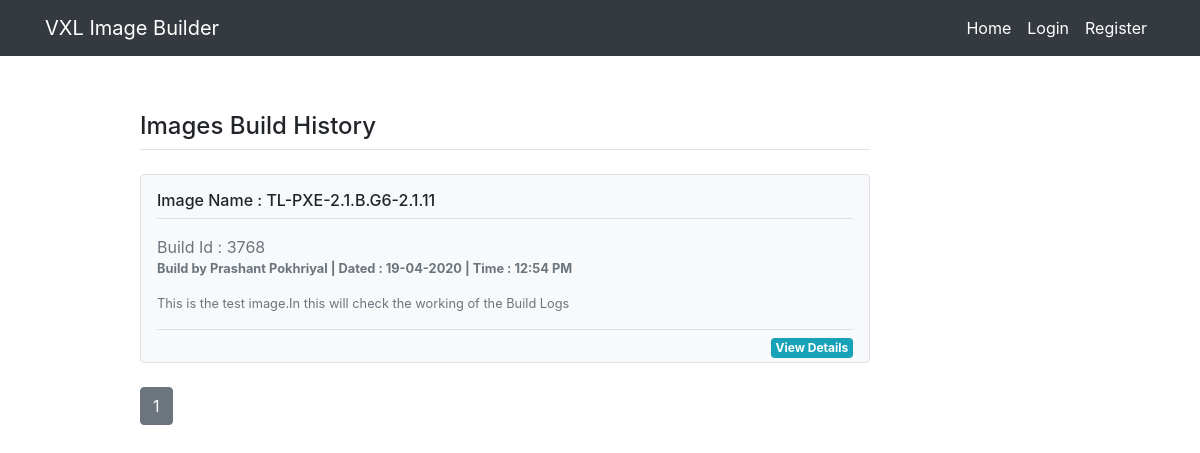
Before: / with the older database file.
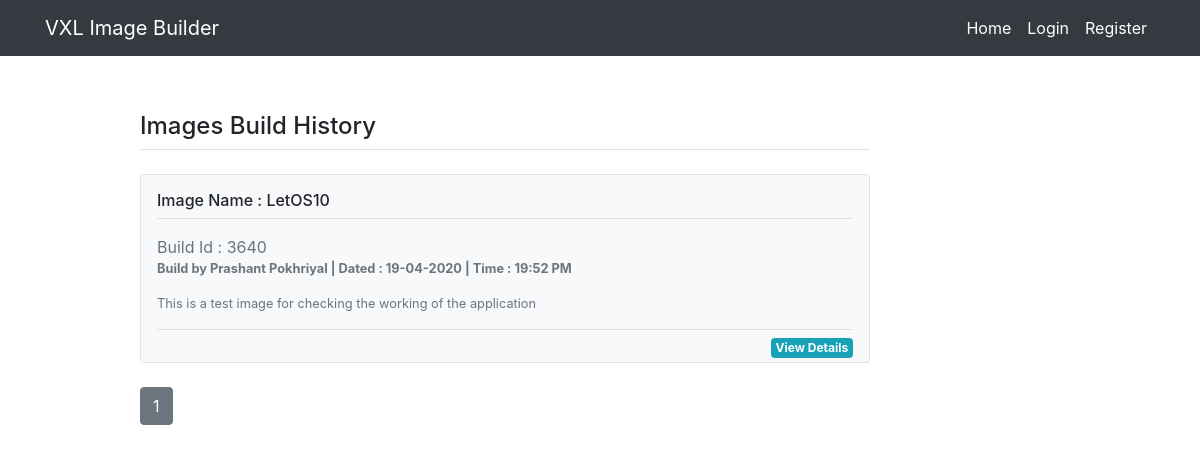
After: the same page with the newer database file.
### imagebuilder/models.py (models this page shows, shortened)
class New_Image_Build(db.Model):
	id = db.Column(db.Integer,primary_key=True)
	imggenid = db.Column(db.Integer,unique=True,nullable=False)
	new_img_name = db.Column(db.String(100),nullable=False)
	date_posted = db.Column(db.DateTime(),nullable=False,default=datetime.now)
	description = db.Column(db.Text,nullable=False)
	final_img_url = db.Column(db.String(100),nullable=False)
	user_id = db.Column(db.Integer, db.ForeignKey('user.id'))

class User(db.Model,UserMixin):
	id = db.Column(db.Integer,primary_key=True)
	username = db.Column(db.String(20),unique=True,nullable=False)
	email = db.Column(db.String(120),unique=True,nullable=False)
	password = db.Column(db.String(60),nullable=False)
	password_decrypted = db.Column(db.String(60),nullable=False)
	reg_tc = db.relationship('Registered_TC',backref='register_tc_host',lazy=True,cascade='all,delete-orphan')
	new_img_build = db.relationship('New_Image_Build',backref='newimage_author',lazy=True,cascade='all,delete-orphan')

### imagebuilder/routes.py (the view)
@app.route('/',methods=['GET','POST'])
def home():
    img_build_count = len(db.session.query(New_Image_Build).all())
    page = request.args.get('page',1,type=int)
    img = New_Image_Build.query.order_by(New_Image_Build.date_posted.desc()).paginate(page=page,per_page=4)
    return render_template('home.html',title='Home',img_build_count=img_build_count,img=img)

### imagebuilder/templates/home.html
{% extends 'layout.html' %}
{% block content %}
	<h4 class="pt2">Images Build History</h4>
	<div class="border-top pt-2 mb-2"></div>
	{% if img_build_count == 0 %}
		<p class="h4 text-info">Image Build Not Found !!</p>
	{% else %}
		{% for i in img.items %}
			<div class="my-3 p-3 bg-light border rounded">
    			<h6 class="border-bottom border-gray pb-2 mb-0">Image Name : {{i.new_img_name}}</h6>
    			<div class="media text-muted pt-3">
      					<rect width="100%" height="100%" fill="#007bff"/>
      					<text fill="#007bff">Build Id : {{i.imggenid}}</text>
      				<p class="media-body pb-3 mb-0 small lh-125 ">
        				<strong class="" lass="d-block text-gray-dark">Build by {{i.newimage_author.username}} | Dated : {{ i.date_posted.strftime('%d-%m-%Y')}} | Time : {{i.date_posted.strftime('%H:%M %p')}}</strong>
      				</p>
      				<p class="media-body pb-3 mb-0 small lh-125">{{i.description | safe}}</p>
    			</div>
    			<div class="border-top pt-2 mb-2">
    			<a class="badge badge-info pt-1 pb-1 mb-4 float-right" href="{{url_for('img_details',img_id=i.id) }}" role="button">View Details</a></div>
			</div>
		{% endfor %}
		<div class="rounded-0 col-lg-13 mx-auto">
    		{% for page_num in img.iter_pages(left_edge=1,right_edge=1,left_current=1,right_current=2) %}
      			{% if page_num %}
        			{% if img.page == page_num %}
          				<a class="btn btn-secondary mb-4 mt-2" href="{{ url_for('home',page=page_num)}}">{{ page_num }}</a>
        			{% else %}
          				<a class="btn btn-outline-info mb-4 mt-2" href="{{ url_for('home',page=page_num)}}">{{ page_num }}</a>
        			{% endif %}
      			{% else %}
        			...
      			{% endif %}
    		{% endfor %}
   		</div>
	{% endif %}
{% endblock content %}

### imagebuilder/templates/layout.html (shortened to what this page needs)
<!doctype html>
<html lang="en">
  <head>
    <link rel="stylesheet" href="https://stackpath.bootstrapcdn.com/bootstrap/4.4.1/css/bootstrap.min.css">
    <link rel="stylesheet" href="https://use.fontawesome.com/releases/v5.6.3/css/all.css">
    <link rel="stylesheet" href="https://cdnjs.cloudflare.com/ajax/libs/font-awesome/4.7.0/css/font-awesome.min.css">
    <link rel="stylesheet" type="text/css" href="{{url_for('static',filename='css/custom.css')}}">
  </head>
  <body>
  	<nav class="navbar navbar-expand-lg navbar-dark bg-dark fixed-top">
  		<div class="container">
  			<a class="navbar-brand" href="#">VXL Image Builder</a>
          <div class="collapse navbar-collapse">
          	<ul class="navbar-nav ml-auto">
          		{% if current_user.is_authenticated %}
          			<li class="nav-item active">
                		<a class="nav-link" href="{{url_for('home')}}">Home</a>
            		</li>
            		<li class="nav-item active">
                		<a class="nav-link" href="{{url_for('register_tc')}}">Register TC</a>
            		</li>
                <li class="nav-item active">
                    <a class="nav-link" href="{{url_for('build_image')}}">Build New Image</a>
                </li>
            		<li class="nav-item active">
                		<a class="nav-link" href="{{url_for('logout')}}">Logout</a>
            		</li>
          		{% else %}
          			<li class="nav-item active">
                		<a class="nav-link" href="{{url_for('home')}}">Home</a>
            		</li>
            		<li class="nav-item active">
                		<a class="nav-link" href="{{url_for('login')}}">Login</a>
            		</li>
            		<li class="nav-item active">
                		<a class="nav-link" href="{{url_for('register')}}">Register</a>
            		</li>
          		{% endif %}
            </ul>
          </div>
  		</div>
  	</nav>
  	<div class="container pt-3">
      <div class="row  pt-5">
      </div>
    </div>
  	<div class="container pt-5">
      <div class="row">
        <div class="col-md-1"></div>
        <div class="col-md-8">
          {% block content %}
          {% endblock content %}
        </div>
      </div>
    </div>
  </body>
</html>

Changed rows visible on the page:
removed New_Image_Build: new_img_name "TL-PXE-2.1.B.G6-2.1.11", imggenid "3768", newimage_author.username "Prashant Pokhriyal", date_posted "19-04-2020", date_posted "12:54 PM", description "This is the test image.In this will check the working of the Build Logs"
added New_Image_Build: new_img_name "LetOS10", imggenid "3640", newimage_author.username "Prashant Pokhriyal", date_posted "19-04-2020", date_posted "19:52 PM", description "This is a test image for checking the working of the application"
